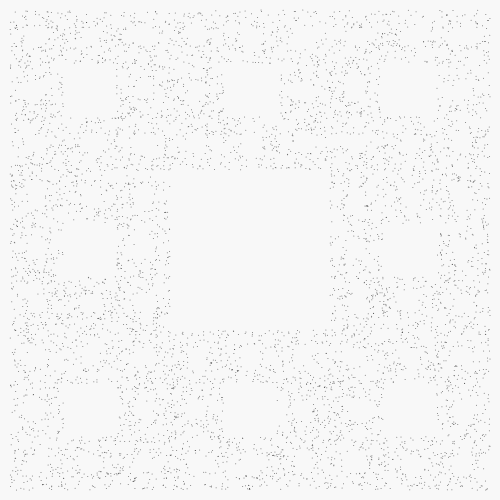
Frame 1 (no input)
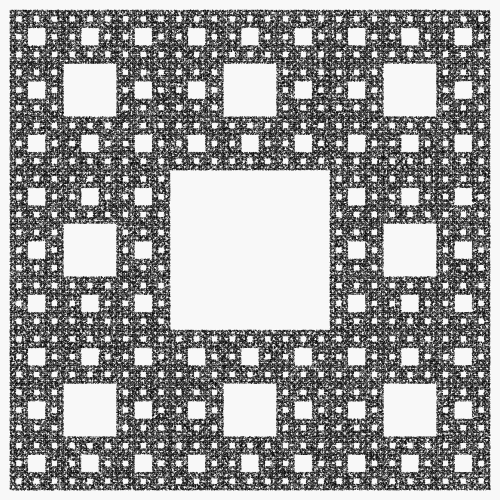
Frame 60 (no input)
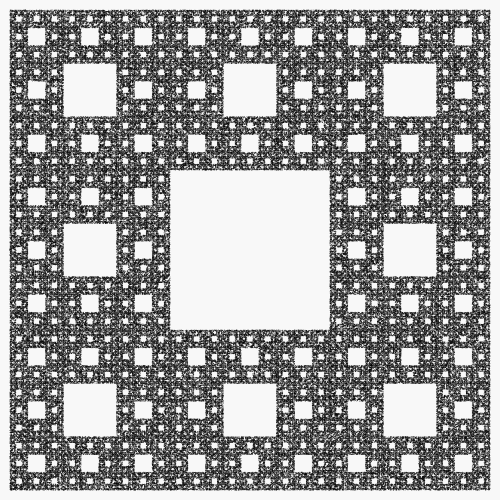
Frame 120 (the mouse pressed at the canvas centre since frame 60)

The p5.js sketch that drew these frames (run headless with seeded random() and noise() and a simulated clock; from frame 60 on, the mouse is pressed at the canvas centre):

// p5.js sketch
// ── sketch.js
// IFS 카오스 게임 — 시에르핀스키 카펫(8개 축소 아핀 변환). 클릭: 다시 그리기.
const MAPS = (() => {
  const ms = [];
  for (let i = 0; i < 3; i++)
    for (let j = 0; j < 3; j++)
      if (!(i === 1 && j === 1))
        ms.push({ m: [1 / 3, 0, 0, 1 / 3, i / 3, j / 3], p: 1 / 8 });
  return ms;
})();

let x = 0.5, y = 0.5;

function setup() {
  createCanvas(500, 500);
  reset();
}

function reset() {
  background(248);
  x = 0.5; y = 0.5;
  for (let i = 0; i < 30; i++) iterate();
}

function iterate() {
  let r = random(), pick = MAPS[MAPS.length - 1];
  for (const mp of MAPS) {
    if (r < mp.p) { pick = mp; break; }
    r -= mp.p;
  }
  const [a, b, c, d, e, f] = pick.m;
  const nx = a * x + b * y + e, ny = c * x + d * y + f;
  x = nx; y = ny;
}

function draw() {
  stroke(0, 140);
  strokeWeight(1);
  for (let i = 0; i < 6000; i++) {
    iterate();
    point(10 + x * 480, 490 - y * 480);
  }
}

function mousePressed() {
  if (mouseX >= 0 && mouseX < width && mouseY >= 0 && mouseY < height) reset();
}
